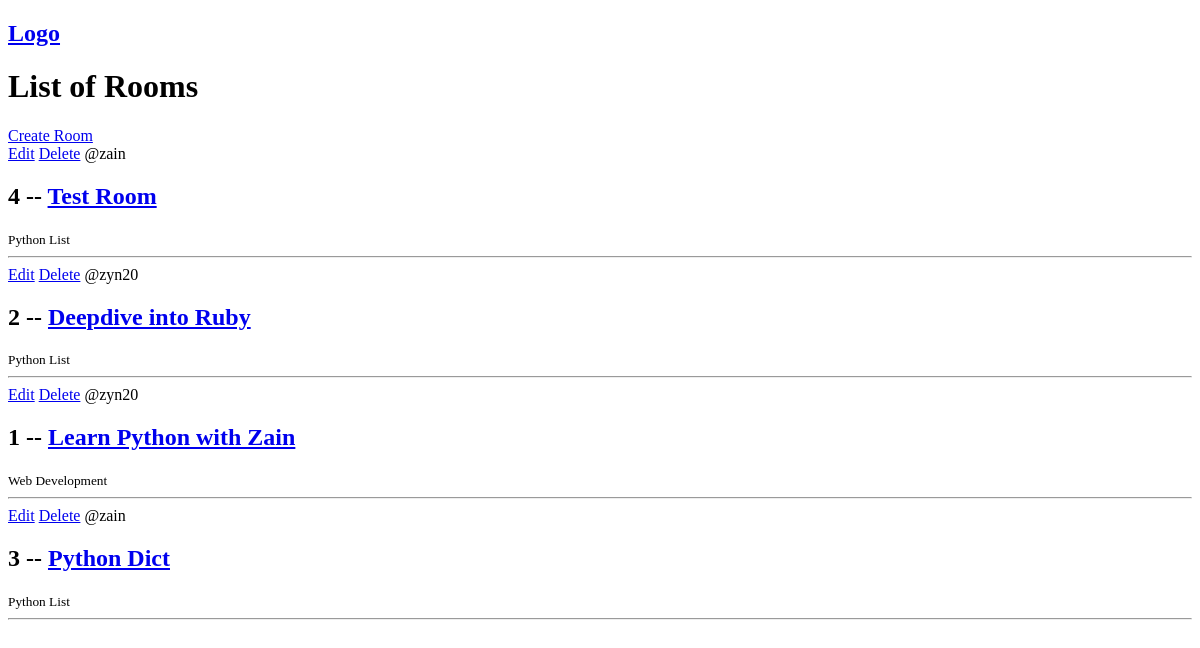
Before: /home/ with the older database file.
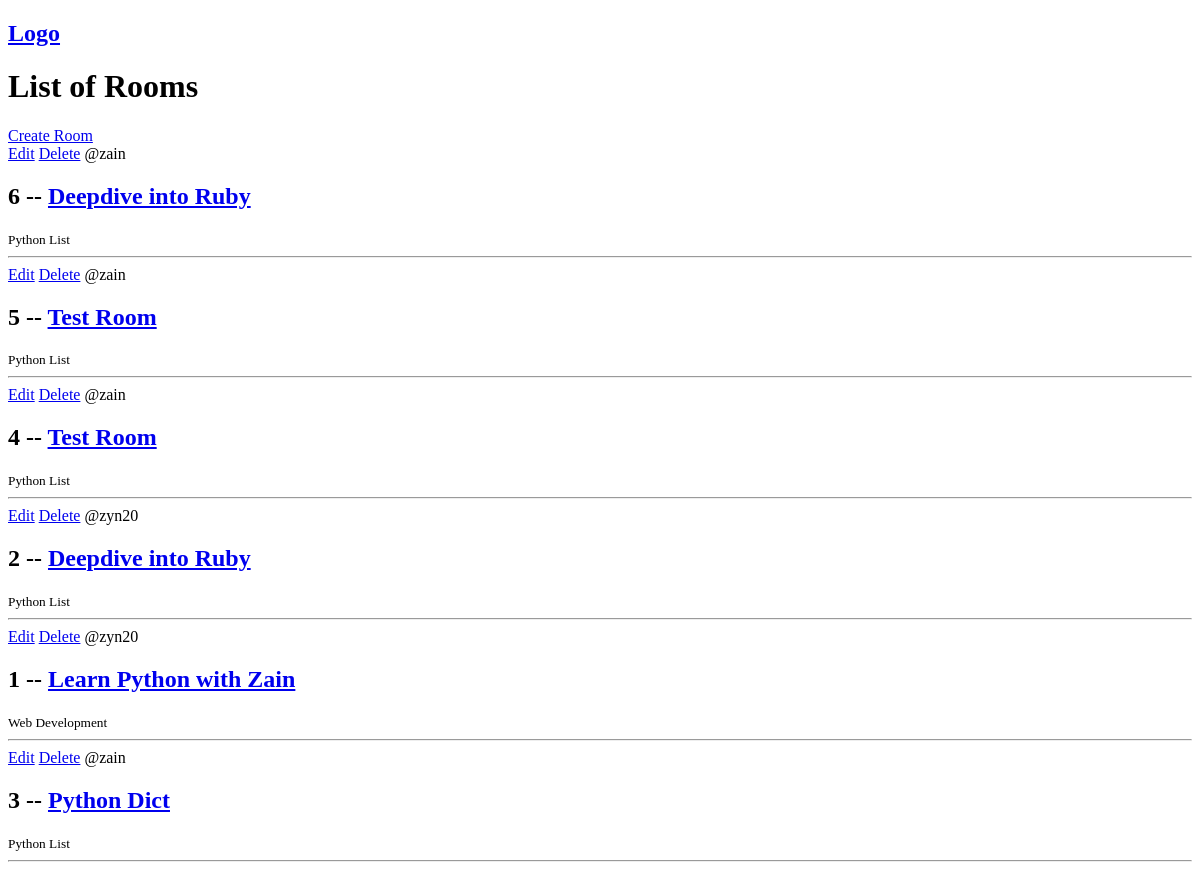
After: the same page with the newer database file.
### main/models.py (models this page shows, shortened)
class Room (models.Model):
    host = models.ForeignKey(User, on_delete=models.SET_NULL,null=True)
    topic = models.ForeignKey(Topic, on_delete=models.SET_NULL,null=True)
    name = models.CharField(max_length=200)
    description = models.TextField(null = True,blank=True)
    updated = models.DateTimeField(auto_now = True)
    created = models.DateTimeField(auto_now_add = True)
    class Meta:
        ordering = ['-updated','-created']

class Topic(models.Model):
    name = models.CharField(max_length=200)

### main/views.py (the view)
# urls.py: path('home/', views.home, name='home'),
def home(request):
    rooms = Room.objects.all()
    context = {'rooms': rooms}
    return render(request, 'main/home.html', context)

### main/templates/main/home.html
{% extends "main.html" %}
{% block content %}
    <h1>List of Rooms</h1>
    <div>
        <a href="{% url 'create-room' %}">Create Room</a>
        <div>
            {% for r in rooms %}
                <div>
                    <a href="{% url 'update-room' r.id %}">Edit</a>
                    <a href="{% url 'delete-room' r.id %}">Delete</a>
                    <span>@{{r.host.username}} </span>
                    <h2>{{ r.id }} -- <a href="{% url 'room' r.id %}">{{ r.name }}</a></h2>
                    <small>{{r.topic.name}}</small>
                    <hr>
                </div>
            {% endfor %}
        </div>
    </div>
{% endblock content %}

### templates/main.html (shortened to what this page needs)
<!DOCTYPE html>
<html lang="en">
<head>
</head>
<body>
    {% include "navbar.html" %}
    {% block content %}
    {% endblock  %}
</body>
</html>

### templates/navbar.html
<a href="/">
    <h2>Logo</h2>
</a>

Changed rows visible on the page:
added Room: host.username "zain", id "6", name "Deepdive into Ruby", topic.name "Python List"
added Room: host.username "zain", id "5", name "Test Room", topic.name "Python List"
